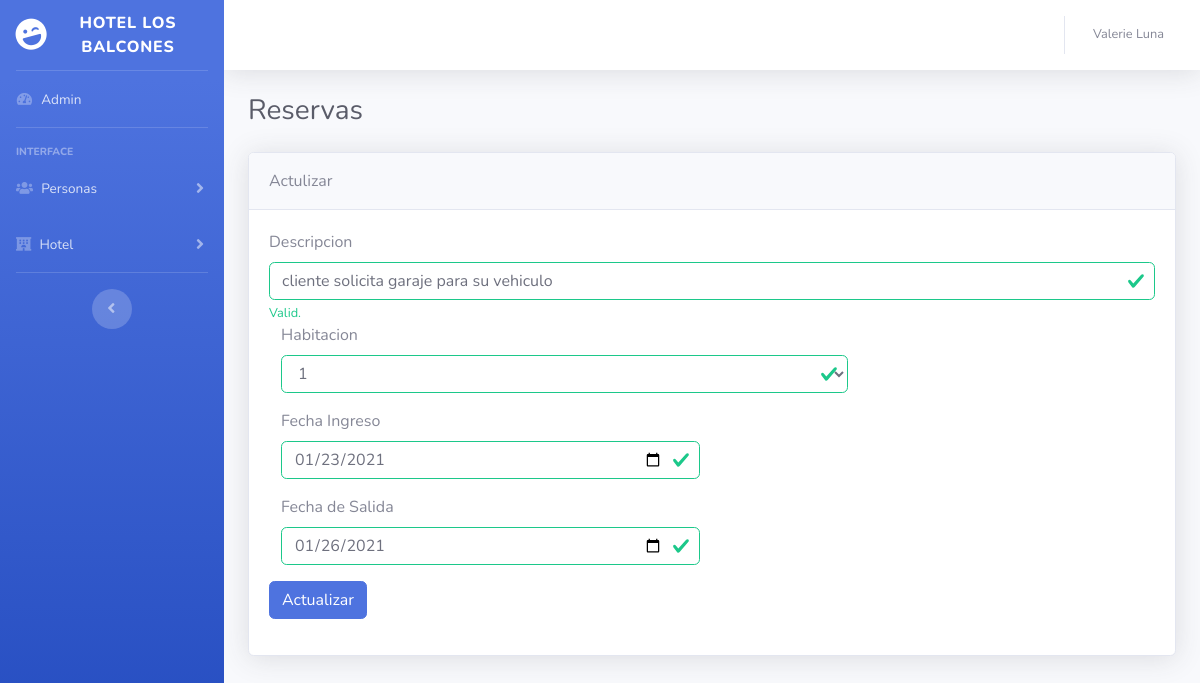
/presentacion/reservas_edit.php?id_edit=1, run on the app's committed database.
### tables this page shows
CREATE TABLE `reservas` (
  `id_reserva` int(11) NOT NULL,
  `id_habitacion` int(11) NOT NULL,
  `id_usuario` int(11) NOT NULL,
  `descripcion_reserva` text NOT NULL,
  `fecha_ingreso` date NOT NULL,
  `fecha_salida` date NOT NULL,
  `fecha_reserva` timestamp NOT NULL DEFAULT current_timestamp() ON UPDATE current_timestamp()
);

### datos/conexion.php (called while the page is built, shortened)
<?php
 class Conexion{
    private static $instance = null;
    private $pdo;
    private $driver='mysql';
    private $host='sql10.freemysqlhosting.net';
    private $user='sql10617482';
    private $pass='5XmCCvUppG';
    private $dbName='sql10617482';
    private function __construct(){
        try {
            $this->pdo = new PDO("{$this->driver}:host={$this->host};dbname={$this->dbName};",$this->user,$this->pass);
            $this->pdo->setAttribute(PDO::ATTR_ERRMODE,PDO::ERRMODE_EXCEPTION);
        } catch (PDOExceptio $e) {
            echo $e->getMessage();
        }
    }
    public static function getInstance(){
        if (!self::$instance) {
            self::$instance = new Conexion();
        }
        return self::$instance;
    }
    public function getConnection()
    {
      return $this->pdo;
    }
 }

### negocio/NReserva.php (called while the page is built, shortened)
<?php
    include_once('../datos/DReserva.php');
    class NReserva{
        private $reserva;
        public function __construct(){
            $this->reserva = new DReserva();
        }
         public function modificar2($id){
            $this->reserva->set('id',$id);
            return $this->reserva->modificar2();
         }
    }
?>

### datos/DReserva.php (called while the page is built, shortened)
<?php
    include_once('conexion.php');
class DReserva{
    public $pdo;
 public function __construct(){
        $this->pdo = Conexion::getInstance()->getConnection();
   }
    public function modificar2(){
        try {
            $stm = $this->pdo->prepare("SELECT *FROM reservas WHERE id_reserva=?");
            $stm->execute(array($this->id));
            return $stm->fetchAll(PDO::FETCH_OBJ);
        } catch (PDOException $e) {
            echo $e->getMessage();
        }
        }
}

### negocio/NHabitacion.php (called while the page is built, shortened)
<?php
    include_once('../datos/DHabitacion.php');
    class NHabitacion{
        private $habitacion;
        public function __construct(){
            $this->habitacion = new DHabitacion();
        }
        public function getAll(){
           return $this->habitacion->getAll();
        }
    }

### datos/DHabitacion.php (called while the page is built, shortened)
    <?php
    include_once('conexion.php');
class DHabitacion{
    private $pdo;
 public function __construct(){
        $this->pdo = Conexion::getInstance()->getConnection();
   }
 public function getAll(){
       try {
        $stm=$this->pdo->prepare("SELECT * FROM habitaciones");
        $stm->execute();
        return $stm->fetchAll(PDO::FETCH_OBJ);
       } catch (PDOException $e) {
            echo $e->getMessage();
        }
    }
}

### presentacion/reservas_edit.php (the view, shortened to what this page needs)
<?php
include_once('includes/header.php');
include_once('../negocio/NReserva.php');
include_once('../negocio/NHabitacion.php');
$reservas = new NReserva;
$habitaciones = new NHabitacion;
foreach ($reservas->modificar2($_GET['id_edit']) as $reserva) : ?>
<?php endforeach;
?>
<div class="d-sm-flex align-items-center justify-content-between mb-4">
  <h1 class="h3 mb-0 text-gray-800">Reservas</h1>
</div>
<div class="card shadow mb-4">
  <div class="card-header py-3">
    Actulizar
  </div>
  <div class="card-body">
    <form action="../negocio/NReserva.php?id_edit=<?php echo $_GET['id_edit']; ?>" class="was-validated" method="POST" enctype="multipart/form-data">
      <div class="form-group">
        <label for="uname">Descripcion</label>
        <input type="text" class="form-control" id="descripcion" placeholder="ingrese dato" value="<?php echo $reserva->descripcion_reserva;?>"name="descripcion" required>
        <div class="valid-feedback">Valid.</div>
        <div class="form-group">
          <label for="estado" class="col-sm-2 control-label">Habitacion</label>
          <div class="col-sm-8">
            <select class="form-control" name="habitacion" id="habitacion" value="<?php echo $reserva->id_habitacion;?>>
              <option value="">Elija un Habitacion</option>
              <?php foreach ($habitaciones->getAll() as $habitacion) : ?>
                <option value="<?php echo $habitacion->id; ?>"><?php echo $habitacion->nrohabitacion;?></option>
              <?php endforeach; ?>
            </select>
          </div>
        </div>
        <div class="col-xs-12 col-sm-6">
          <div class="form-group label-floating">
            <label>Fecha Ingreso</label>
            <input pattern="[0-9+-/.]{1,15}" class="form-control" type="date" value="<?php echo $reserva->fecha_ingreso?>"name="fechai" maxlength="15">
          </div>
        </div>
        <div class="col-xs-12 col-sm-6">
          <div class="form-group label-floating">
            <label>Fecha de Salida</label>
            <input pattern="[0-9+-/.]{1,15}" class="form-control" type="date" value="<?php echo $reserva->fecha_salida?>"name="fechas" maxlength="15">
          </div>
        </div>
        <button type="submit" class="btn btn-primary" name="update">Actualizar</button>
      </div>
  </div>
  <?php
  include_once('includes/footer.php');
  ?>

### data on the page
reservas: descripcion "cliente solicita garaje para su vehiculo", fechai "01/23/2021", fechas "01/26/2021"

### other printed values
form field habitacion "1"
